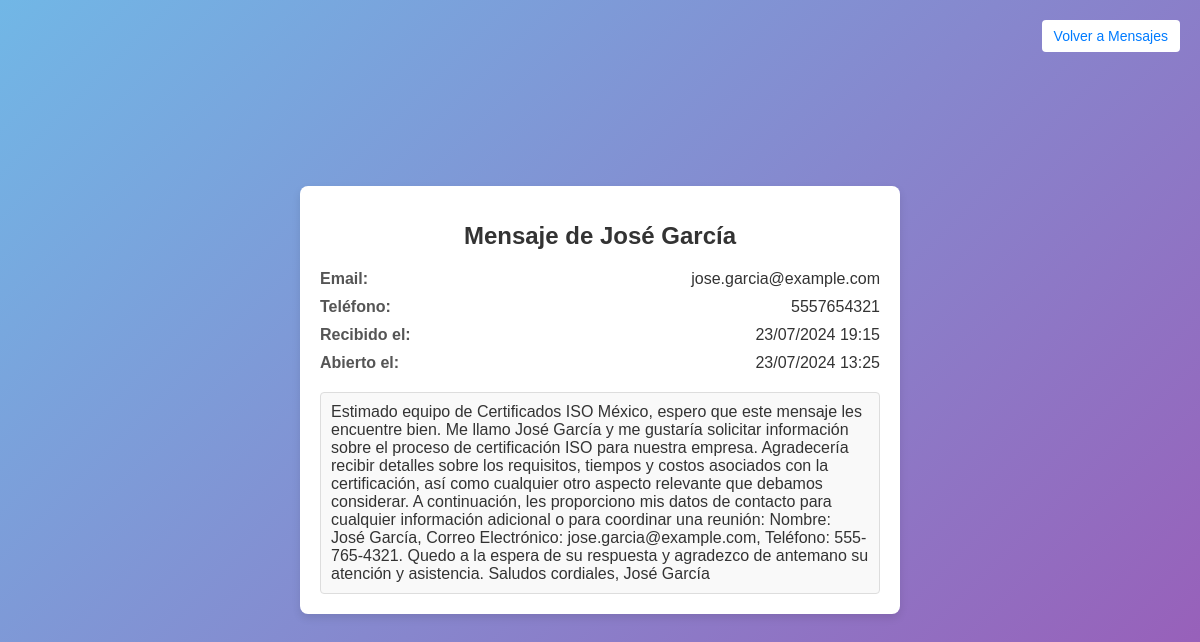
Screenshot of /message/3 (signed in) with the database file from the repository.
### app.py (models this page shows)
class Message(db.Model):
    id = db.Column(db.Integer, primary_key=True)
    name = db.Column(db.String(100), nullable=False)
    email = db.Column(db.String(100), nullable=False)
    phone = db.Column(db.String(15), nullable=True)
    message = db.Column(db.Text, nullable=True)
    read = db.Column(Boolean, default=False)
    received_at = db.Column(db.DateTime, default=lambda: datetime.now(cdmx_tz))
    opened_at = db.Column(db.DateTime, nullable=True)
    __table_args__ = (db.UniqueConstraint('name', 'email', 'phone', 'message', name='unique_message_constraint'),)

### app.py (the view)
@app.route('/message/<int:message_id>')
@login_required
def view_message(message_id):
    message = Message.query.get_or_404(message_id)
    if not message.read:
        message.read = True
        message.opened_at = datetime.now(cdmx_tz)
        db.session.commit()
    return render_template('message.html', message=message)

### app.py (called while the page is built)
def login_required(f):
    @wraps(f)
    def decorated_function(*args, **kwargs):
        if not session.get('logged_in'):
            return redirect(url_for('login'))
        return f(*args, **kwargs)
    return decorated_function

### templates/message.html (shortened to what this page needs)
<!DOCTYPE html>
<html lang="es">
<head>
</head>
<body>
    <div class="container">
        <h1 class="title">Mensaje de {{ message.name }}</h1>
        <div class="message-info">
            <p><span>Email:</span> <span class="value">{{ message.email }}</span></p>
            <p><span>Teléfono:</span> <span class="value">{{ message.phone }}</span></p>
            <p><span>Recibido el:</span> <span class="value">{{ message.received_at.strftime('%d/%m/%Y %H:%M') }}</span></p>
            {% if message.opened_at %}
                <p><span>Abierto el:</span> <span class="value">{{ message.opened_at.strftime('%d/%m/%Y %H:%M') }}</span></p>
            {% endif %}
        </div>
        <div class="message-content">
            {{ message.message | replace('\n', '<br>') | safe }}
        </div>
    </div>
    <a href="{{ url_for('view_messages') }}" class="back-link mb-4">Volver a Mensajes</a>
    </body>
</html>

### templates/message.html (style rules this page uses)
body { font-family: Arial, sans-serif; display: flex; justify-content: center; align-items: center; height: 100vh; margin: 0; background: linear-gradient(135deg, #71b7e6, #9b59b6); }
.container { background-color: #ffffff; padding: 20px; border-radius: 8px; box-shadow: 0 4px 8px rgba(0, 0, 0, 0.1); max-width: 600px; width: 100%; box-sizing: border-box; position: relative; }
.title { margin-bottom: 20px; font-size: 24px; color: #333; text-align: center; }
.message-info { margin-bottom: 20px; }
.message-info p { margin: 10px 0; font-size: 16px; display: flex; justify-content: space-between; }
.message-info p span { font-weight: bold; color: #555; }
.message-info p .value { font-weight: normal; color: #333; }
.message-content { padding: 10px; background-color: #f9f9f9; border: 1px solid #ddd; border-radius: 4px; margin-top: 10px; font-size: 16px; color: #333; }
.back-link { position: absolute; top: 20px; right: 20px; padding: 8px 12px; background-color: #ffffff; color: #007BFF; text-decoration: none; border-radius: 4px; font-size: 14px; }

### rows the page displays
Message: name "José García", email "jose.garcia@example.com", phone "5557654321", received_at "23/07/2024 19:15", opened_at "23/07/2024 13:25", message "Estimado equipo de Certificados ISO México, espero que este mensaje les encuentre bien. Me llamo José García y me gustaría solicitar información sobre el proceso de certificación ISO para nuestra empresa. Agradecería recibir detalles sobre los requisitos, tiempos y costos asociados con la certificación, así como cualquier otro aspecto relevante que debamos considerar. A continuación, les proporciono mis datos de contacto para cualquier información adicional o para coordinar una reunión: Nombre: José García, Correo Electrónico: jose.garcia@example.com, Teléfono: 555-765-4321. Quedo a la espera de su respuesta y agradezco de antemano su atención y asistencia. Saludos cordiales, José García"
